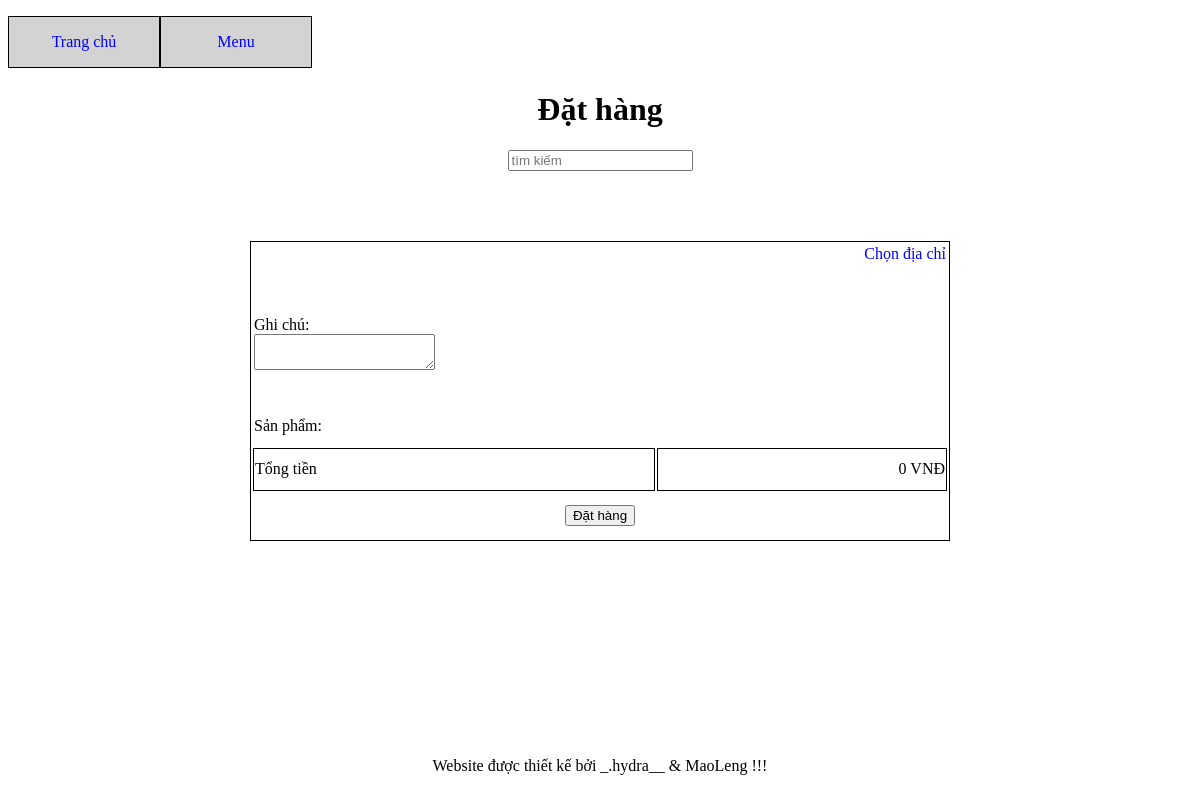
Before: /order_form.php (signed in) with the older database file.
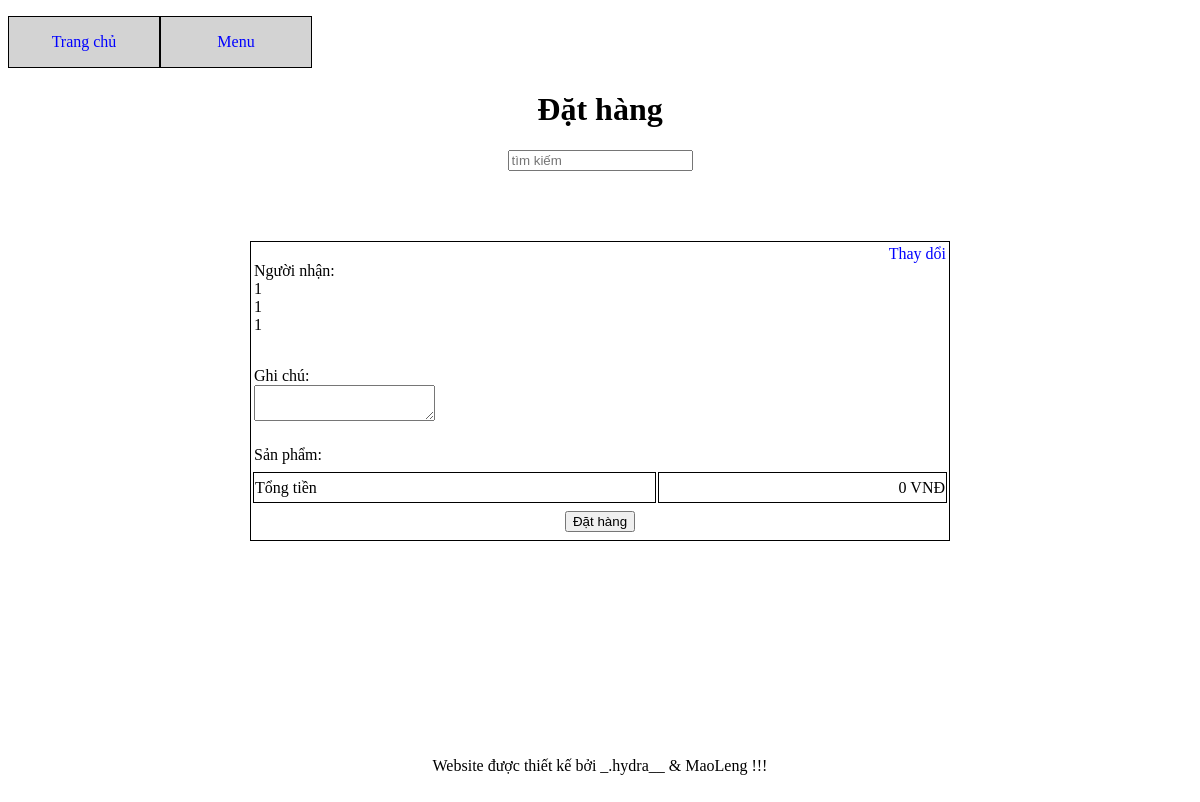
After: the same page with the newer database file.
### tables this page shows
CREATE TABLE `receivers` (
  `customer_id` int(11) NOT NULL,
  `id` int(11) NOT NULL,
  `name` varchar(50) NOT NULL,
  `phone` varchar(20) NOT NULL,
  `address` varchar(200) NOT NULL,
  `status` tinyint(1) NOT NULL DEFAULT '0'
);

### check_account.php (called while the page is built, shortened)
<?php
if (isset($_SESSION['customer_id'])) {
	$customer_id = $_SESSION['customer_id'];
} else if (isset($_SESSION['admin_id'])) {
	header('location:admin/root/index_admin.php');
} else {
	header('location:index.php');
}
?>

### order_form.php (the view, shortened to what this page needs)
<?php
require 'check_account.php';
?>
<!DOCTYPE html>
<html>
<head>
</head>
<body>
	<?php
	require 'connect.php';
	?>
	<div id="div_tong">
		<?php
		require 'menu.php';
		?>
		<div id="div_tren">
			<h1 style="text-align: center; ">
				Đặt hàng
			</h1>
			<form>
				<input type="search" name="tim_kiem" value="" placeholder="tìm kiếm">
			</form>
		</div>
		<div id="div_giua" class="center">
			<form method="post" action="order_process.php">
				<table width="700px" height="300px"	class="border left">
					<tr>
						<?php
						$sql = "select * from receivers where status = '1'";
						$result = mysqli_query($connect,$sql);
						$rows = mysqli_num_rows($result);
						if ($rows == 0) { ?>
							<td style=" vertical-align: text-top; text-align: right;" colspan="2">
								<a href="receiver.php?page=order">
									Chọn địa chỉ
								</a>
							</td>
							<?php
						} else {
							?>
							<td >
								<?php
								foreach ($result as $each) : ?>
									Người nhận:
									<br>
									<?php echo $each['name'] ?>
									<br>
									<?php echo $each['phone'] ?>
									<br>
									<?php echo $each['address'];
								endforeach;
								?>
							</td>
							<td style=" vertical-align: text-top; text-align: right;">
								<a href="receiver.php">
									Thay dổi
								</a>
							</td>
						<?php } ?>
					</tr>
					<tr>
						<td class="left" colspan="2">
							Ghi chú:
							<br>
							<textarea name="note">
							</textarea>
						</td>
					</tr>
					<tr>
						<td>
							Sản phẩm:
						</td>
					</tr>
					<?php
					$sql = "select
					receipt_detail.*,
					products.name as product_name,
					products.price as product_price,
					products.image as product_image,
					receipts.total as total
					from receipt_detail
					join receipts on receipts.id = receipt_detail.receipt_id
					join products on products.id = receipt_detail.product_id
					where
					customer_id = '$customer_id' and status = '1'";
					$result = mysqli_query($connect,$sql);
					$receipt = mysqli_fetch_array($result);
						?>
					<tr>
						<td class="border" >
							Tổng tiền
						</td>
						<td class="border right">
							<?php echo number_format($receipt['total']) ?> VNĐ
						</td>
					</tr>
					<tr>
						<td colspan="2" class="center">
							<button>
								Đặt hàng
							</button>
						</td>
					</tr>
				</table>
			</form>
		</div>
		<div id="div_duoi">
			<?php
			require 'footer.php';
			?>
		</div>
	</div>
</body>
</html>

Changed rows visible on the page:
added receivers: name "1", phone "1", address "1"
Other visible differences:
text no longer shown: "Chọn địa chỉ"
text now shown: "Thay dổi"
